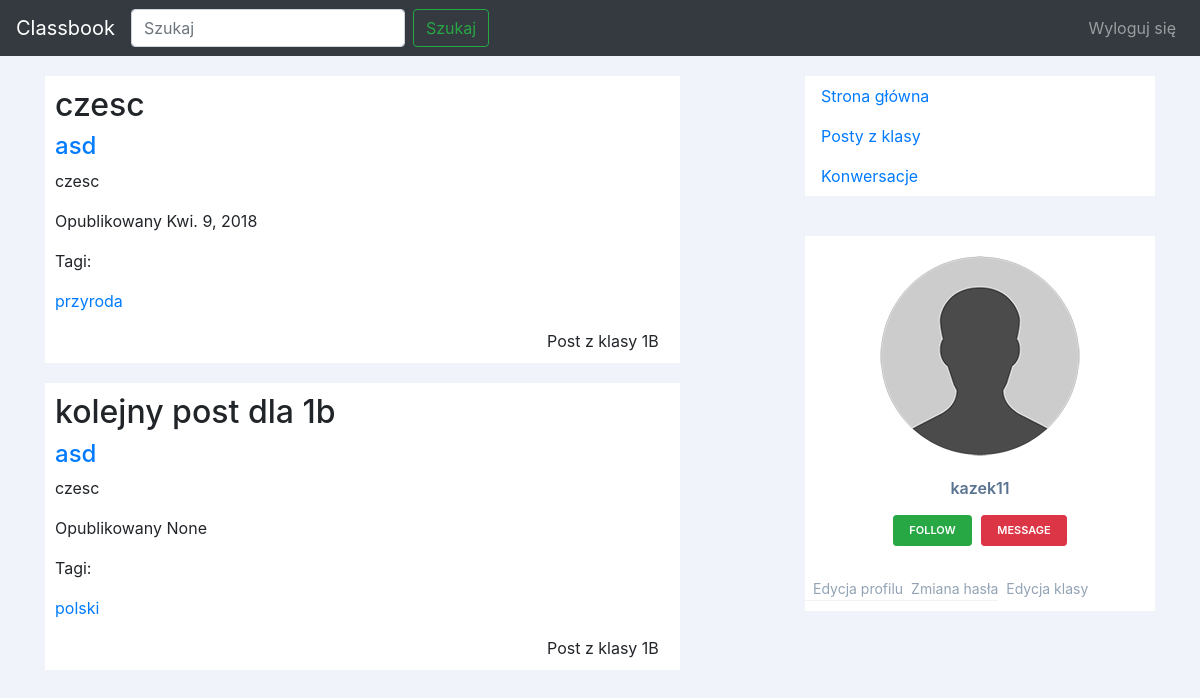
Screenshot of /class_posts/ (signed in) with the database file from the repository.
### main/models.py (models this page shows, shortened)
class Post(models.Model):
	title = models.CharField(max_length=150)
	content = models.CharField(max_length=10000)
	publish_date = models.DateTimeField(default=datetime.now)
	user = models.ForeignKey(User, on_delete=models.CASCADE)
	tags = models.ManyToManyField(Tag)
	comments = models.ManyToManyField(Comment)
	photo = models.ImageField(upload_to='main/static/main/imgs/', blank=True, null=True)
	school = models.ForeignKey(School, on_delete=models.CASCADE, null=True, blank=True)
	postClass = models.ForeignKey(Class, on_delete=models.CASCADE, null=True, blank=True)
	class Meta:
		ordering = ['-publish_date', 'title']

class Tag(models.Model):
	name = models.CharField(max_length=80)
	def __str__(self):
		return self.name

class Class(models.Model):
	grade = models.IntegerField()
	name = models.CharField(max_length=1)
	school = models.ForeignKey(School, on_delete=models.CASCADE)
	def __str__(self):
		return str(self.grade) + self.name # + " w szkole " + self.school.name

### main/views.py (the view)
# urls.py: url(r'^class_posts/$', views.class_posts, name='class_posts'),
@login_required(login_url='/')
def class_posts(request):
	profile = Profile.objects.get(user=request.user)
	if profile.is_student():
		student = Student.objects.get(profile=profile)
		posts = Post.objects.filter(postClass=student.studentClass)
	if profile.is_teacher():
		posts = Post.objects.all() # TODO - nauczyciel moglby miec ManyToManyField klas
	context = {
		'posts': posts,
	}
	return render(request, 'main/class_posts.html', context)

### main/models.py (called while the page is built)
	def is_student(self):
		return Student.objects.filter(profile=self).exists()

	def is_teacher(self):
		return Teacher.objects.filter(profile=self).exists()

### main/templatetags/profile.py (called while the page is built)
@register.simple_tag
def get_username(user, view_name, username):
	if view_name:
		return username
	else:
		return user.username

@register.simple_tag
def get_profile_description(user, view_name, username):
	if view_name:
		description = Profile.objects.get(user=User.objects.get(username=username)).description
	else:
		description = Profile.objects.get(user=user).description
	if description:
		return description
	else:
		return ""

@register.simple_tag
def get_profile_avatar(user, view_name, username):
	if view_name:
		avatar = Profile.objects.get(user=User.objects.get(username=username)).avatar
	else:
		avatar = Profile.objects.get(user=user).avatar
	if avatar:
		return avatar.url[4:]
	else:
		return '/static/main/avatars/default.png'

@register.simple_tag
def get_post_class(post):
	if post.school == None:
		return "publiczny"
	elif post.postClass == None:
		return "ze szkoły " + str(post.school)
	else:
		return "z klasy " + str(post.postClass)

### main/templates/main/class_posts.html (shortened to what this page needs)
{% extends 'main/base.html' %}
{% block header %}
	{% load profile %}
{% endblock %}
{% block content %}
	<div id="posts">
		{% for post in posts %}
			{% include 'main/post.html' %}
		{% endfor %}
	</div>
{% endblock %}

### main/templates/main/post.html (shortened to what this page needs)
{% load humanize %}
{% load profile %}
<div class="post">
	<h2 class="post-title"> {{ post.title }} </h2>
	<a href="{% url 'user_view' post.user.username %}"><h4> {{ post.user.username }} </h4></a>
	<p> {{ post.content }} </p>
	<p> Opublikowany {{ post.publish_date|naturalday }} </p>
	<p> Tagi: </p>
	{% for tag in post.tags.all %}
		<div class="tag">
			<p> <a href="{% url 'tag_view' tag.name %}">{{ tag }}</a> </p>
		</div>
	{% endfor %}
	<div class="post-class-info">
		<p>Post {% get_post_class post %}</p>
	</div>
</div>

### main/templates/main/menu.html (shortened to what this page needs)
{% load static %}
{% load profile %}
<link rel="stylesheet" type="text/css" href="{% static 'main/menu.css' %}">
<div id="menu-sidebar">
		<ul class="nav flex-column">
	  <li class="nav-item">
	    <a class="nav-link active" href="{% url 'index' %}">Strona główna</a>
	  </li>
	  <li class="nav-item">
	    <a class="nav-link" href="{% url 'class_posts' %}">Posty z klasy</a>
	  </li>
	  <li class="nav-item">
	    <a class="nav-link" href="{% url 'get_conversations' %}">Konwersacje</a>
	  </li>
	</ul>
</div>
{% if user.is_authenticated %}
	<div class="profile-sidebar">
			<div class="profile-userpic">
				<img src="{% get_profile_avatar user view_name username %}" alt="avatar" />
			</div>
			<div class="profile-usertitle">
				<div class="profile-usertitle-name">
					{% get_username user view_name username %}
				</div>
			</div>
			<div class="profile-userbuttons">
				<button type="button" class="btn btn-success btn-sm">Follow</button>
				<button type="button" class="btn btn-danger btn-sm">Message</button>
			</div>
			<div class="profile-usermenu">
				<ul class="nav">
					<li>
						<a href="{% url 'edit_profile' %}">
						Edycja profilu </a>
					</li>
					<li>
						<a href="{% url 'change_password' %}">
						Zmiana hasła </a>
					</li>
					<li>
						<a href="{% url 'edit_class' %}">
						Edycja klasy </a>
					</li>
				</ul>
			</div>
		</div>
	</div>
{% endif %}

### main/static/main/base.css (style rules this page uses)
body { background-color: #f8f9fa; }
.post { background-color: white; padding: 10px; margin-bottom: 20px; }
.post-title { word-wrap: break-word; }
.post-class-info { position: relative; left: 80%; }
.post-class-info, .post-class-info p { margin: 0; padding: 0; }
#posts, #about { margin-top: 20px; }

### main/static/main/menu.css (style rules this page uses)
body { background: #F1F3FA; }
.profile-sidebar { padding: 20px 0 10px 0; background: #fff; }
.profile-userpic, .profile-usermenu { text-align: center; margin: 0 auto; }
.profile-userpic img { float: none; margin: 0 auto; width: 200px; height: 200px; -webkit-border-radius: 50% !important; -moz-border-radius: 50% !important; border-radius: 50% !important; }
.profile-usertitle { text-align: center; margin-top: 20px; }
.profile-usertitle-name { color: #5a7391; font-size: 16px; font-weight: 600; margin-bottom: 7px; }
.profile-userbuttons { text-align: center; margin-top: 10px; }
.profile-userbuttons .btn { text-transform: uppercase; font-size: 11px; font-weight: 600; padding: 6px 15px; margin-right: 5px; }
.profile-userbuttons .btn:last-child { margin-right: 0px; }
.profile-usermenu { margin-top: 30px; }
.profile-usermenu ul li { border-bottom: 1px solid #f0f4f7; }
.profile-usermenu ul li:last-child { border-bottom: none; }
.profile-usermenu ul li a { color: #93a3b5; font-size: 14px; font-weight: 400; }
#menu-sidebar { background-color: white; margin-bottom: 40px; }

### rows the page displays
Post: title "czesc", user.username "asd", content "czesc", publish_date "Kwi. 9, 2018", school+postClass "z klasy 1B"
Tag: name "przyroda"
Post: title "kolejny post dla 1b", user.username "asd", content "czesc", publish_date "None", school+postClass "z klasy 1B"
Tag: name "polski"
